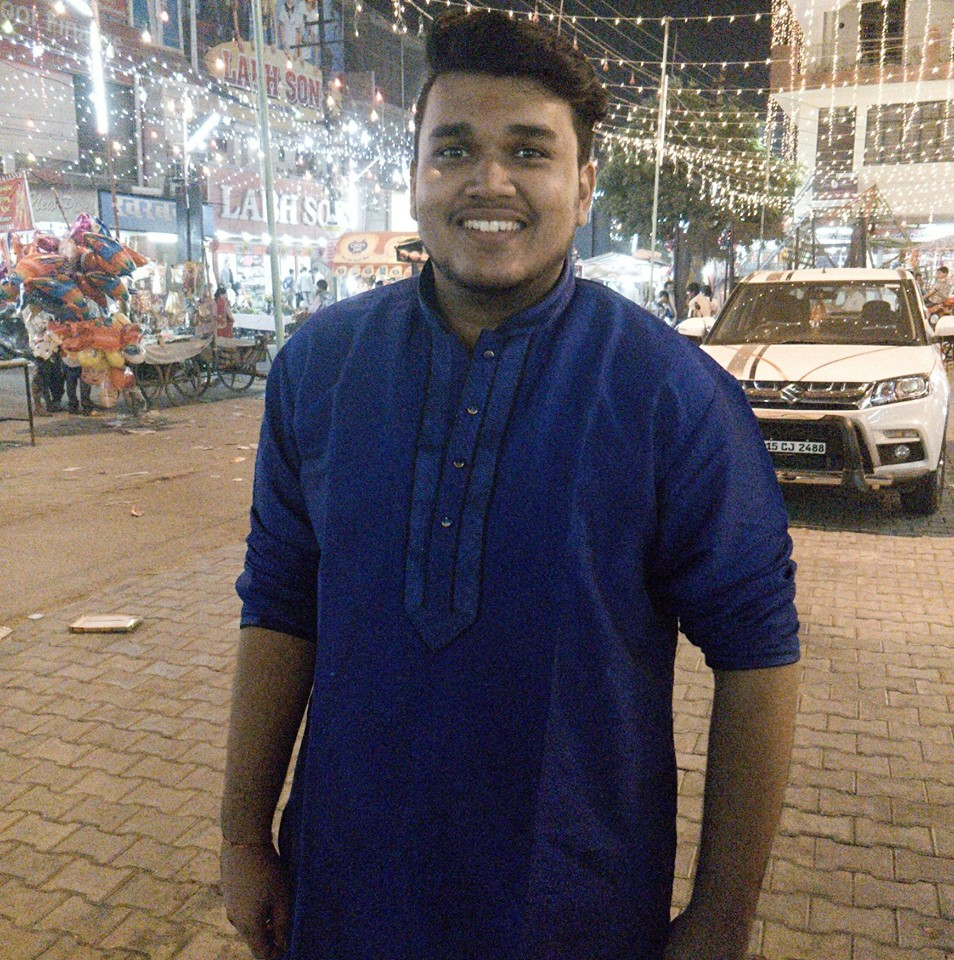
#> input picture images/achintya.jpg, 954 x 960 px
$ jupyter execute 'Face And Eye Detection.ipynb'
#> lines starting #> are read from the running program, lines starting #| are printed output that depends on the picture; after the words box and inside, x2 and y2 are one past the last pixel; in counts of white or black regions, pixels touching at a corner belong together
[cell 1]
import numpy as np
import cv2

face_classifer = cv2.CascadeClassifier('Haarcascades/haarcascade_frontalface_default.xml')

image = cv2.imread('images/achintya.jpg')
#> image is the input picture: shape (960, 954, 3); mean B, G, R 100.6, 100.6, 108.5
gray = cv2.cvtColor(image, cv2.COLOR_BGR2GRAY)
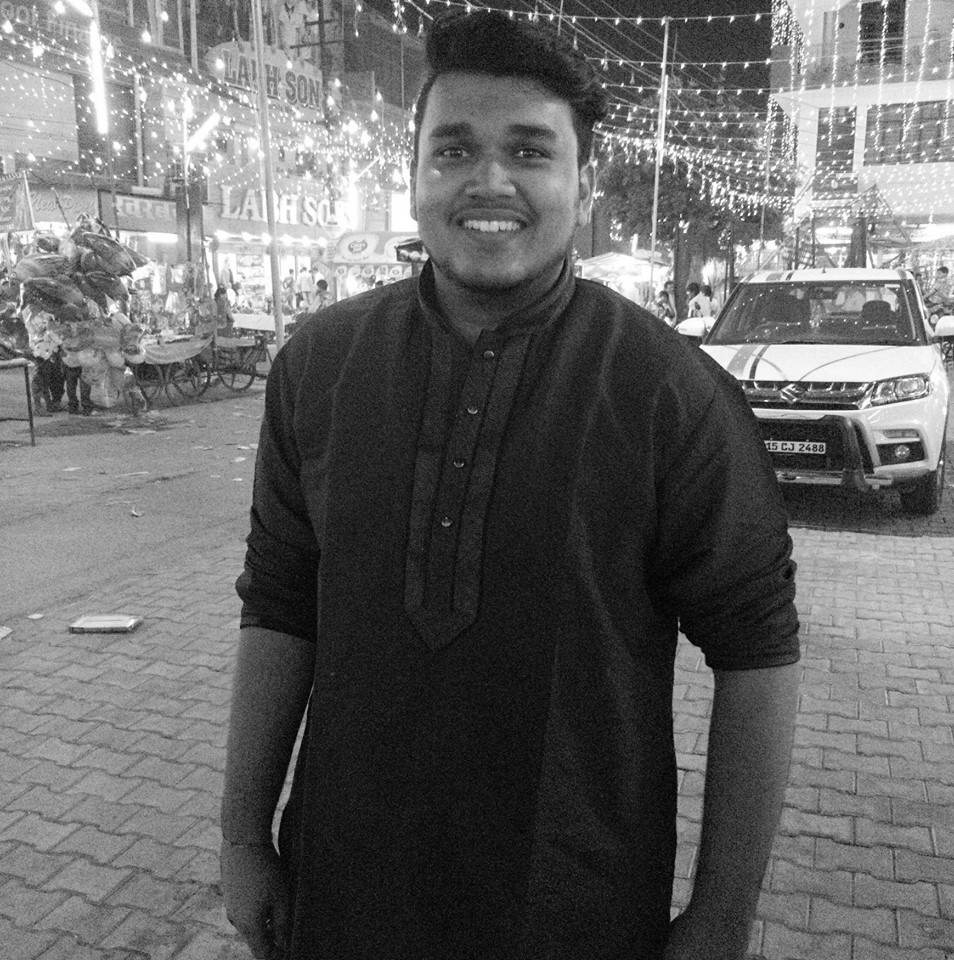
#> gray: shape (960, 954); min 0, max 255, mean 103

faces = face_classifer.detectMultiScale(gray, 1.3, 5)
#> faces = [[393, 72, 201, 201]]

if faces is ():
    print("No Faces Found")

for (x,y,w,h) in faces:
    cv2.rectangle(image, (x,y), (x+w,y+h), (127,0,255), 2)
    cv2.imshow('Face Detection', image)
    cv2.waitKey(0)
#> this loop made 1 pass
#> pass 1, `cv2.imshow('Face Detection', image)`:
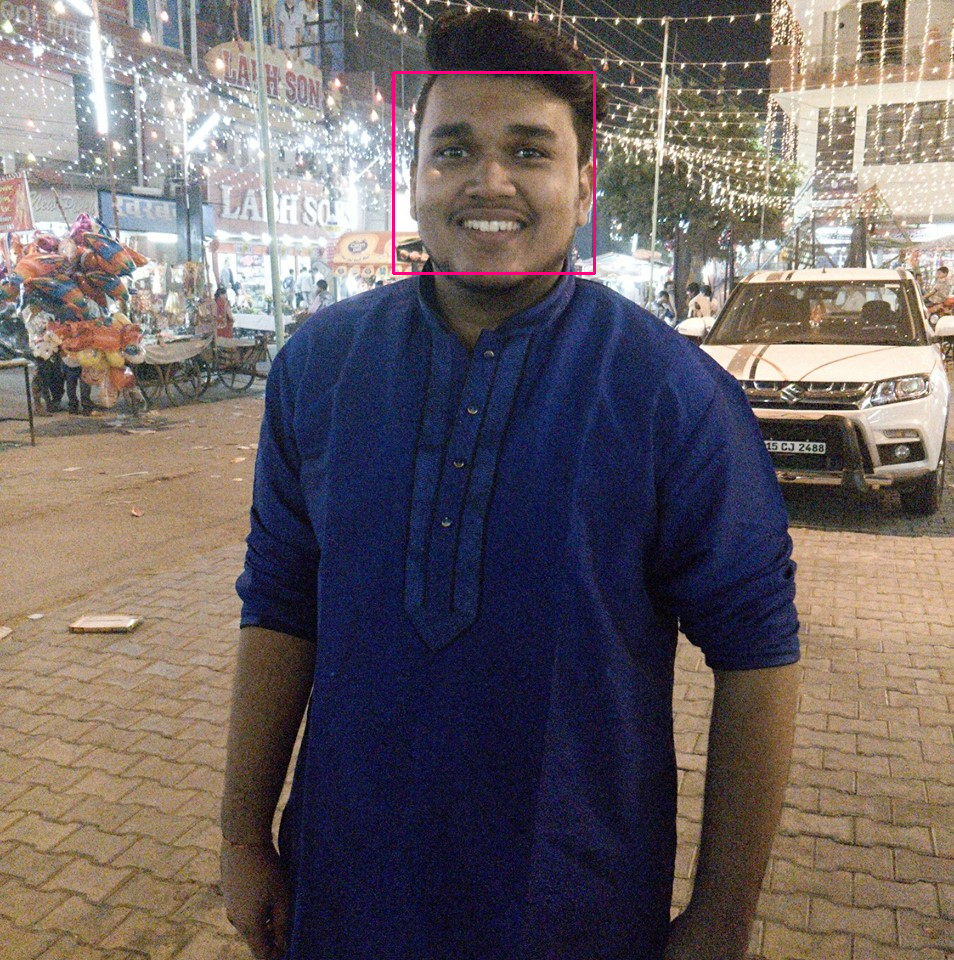
#> window 'Face Detection': shape (960, 954, 3); mean B, G, R 100.7, 100.3, 108.9

cv2.destroyAllWindows()

[cell 2]
import cv2
import numpy as np

face_classifer = cv2.CascadeClassifier('Haarcascades/haarcascade_frontalface_default.xml')
eye_classifier = cv2.CascadeClassifier('Haarcascades/haarcascade_eye.xml')

image = cv2.imread('images/achintya.jpg')
gray = cv2.cvtColor(image, cv2.COLOR_BGR2GRAY)

faces = face_classifer.detectMultiScale(gray, 1.3, 5)

if faces is ():
    print("No Faces Found")

for(x,y,w,h) in faces:
    cv2.rectangle(image, (x,y), (x+w,y+h), (127,0,255), 2)
    cv2.imshow('Image', image)
    cv2.waitKey(0)
    roi_gray = gray[y:y+h, x:x+w]
    roi_color = image[y:y+h, x:x+w]
    eyes = eye_classifier.detectMultiScale(roi_gray)
    for (ex,ey,ew,eh) in eyes:
        cv2.rectangle(roi_color,(ex,ey),(ex+ew,ey+eh),(255,255,0),2)
        cv2.imshow('Image',image)
        cv2.waitKey(0)
#> this loop made 1 pass
#> (x, y, w, h, eyes) on pass 1: (393, 72, 201, 201, [[111, 57, 47, 47], [36, 56, 49, 49]])
#> pass 1, `roi_gray = gray[y:y+h, x:x+w]`:
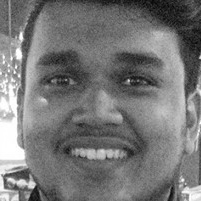
#> roi_gray: shape (201, 201); min 5, max 255, mean 118.6
#> pass 1, `roi_color = image[y:y+h, x:x+w]`:
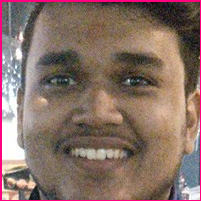
#> roi_color: shape (201, 201, 3); mean B, G, R 102.5, 111.8, 135
#> pass 1, `cv2.imshow('Image',image)`:
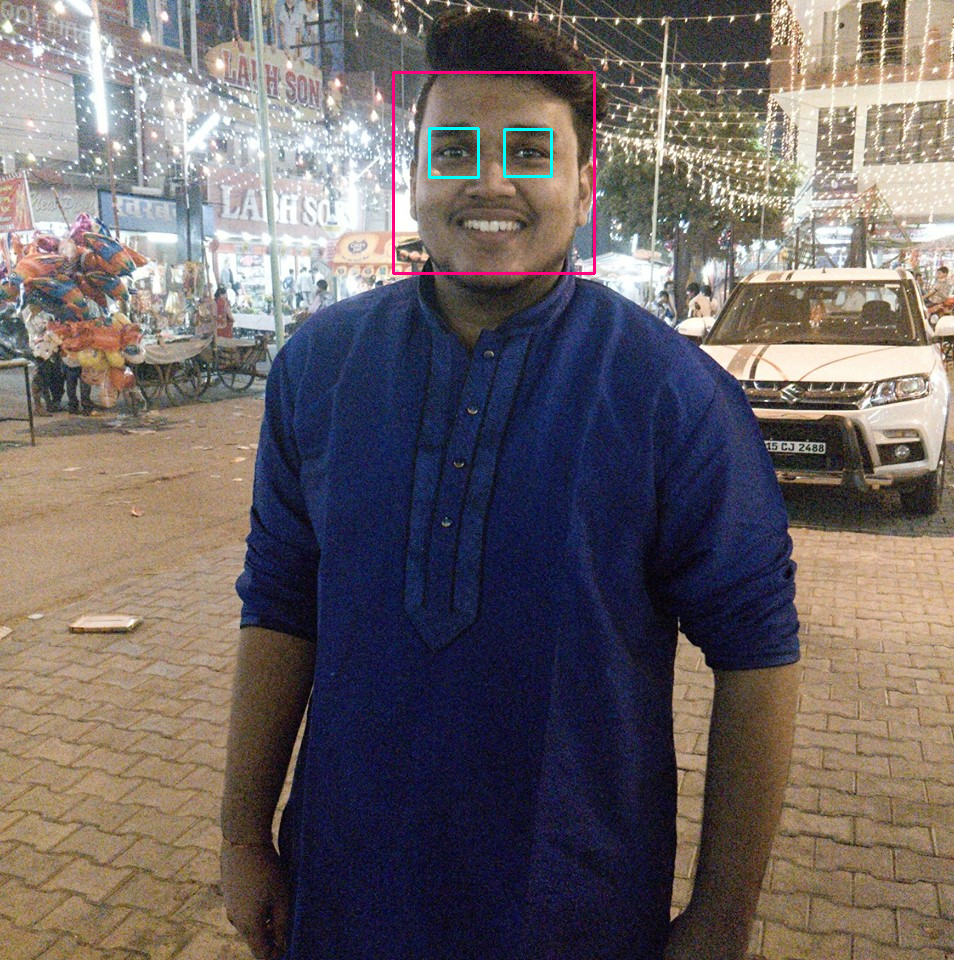
#> window 'Image': shape (960, 954, 3); mean B, G, R 100.9, 100.5, 108.7
#> after the loop:
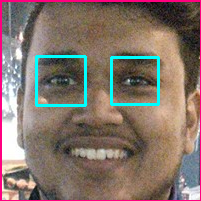
#> roi_color: shape (201, 201, 3); 2.83% of pixels changed, all inside (x1, y1, x2, y2) = (35, 55, 160, 107)

cv2.destroyAllWindows()

$ run again, with images/Trump.jpg copied over images/achintya.jpg
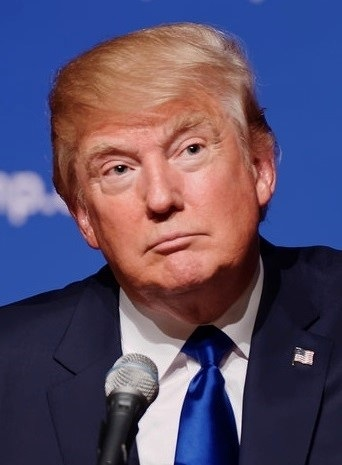
#> input picture images/Trump.jpg, 342 x 465 px
#> image is the input picture: shape (465, 342, 3); mean B, G, R 104.9, 77.8, 89.5
#> `gray = cv2.cvtColor(image, cv2.COLOR_BGR2GRAY)`:
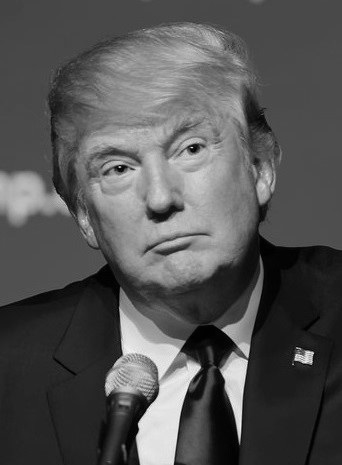
#> gray: shape (465, 342); min 0, max 252, mean 84.4
#> faces = [[53, 70, 215, 215]]
#> the loop `for (x,y,w,h) in faces:` made 1 pass
#> the loop `for(x,y,w,h) in faces:` made 1 pass
#> (x, y, w, h, eyes) on pass 1: (53, 70, 215, 215, [[54, 86, 25, 25], [114, 57, 43, 43], [43, 72, 48, 48]])
#> after the loop `for(x,y,w,h) in faces:`:
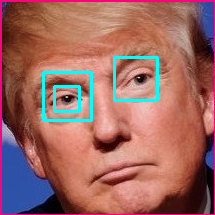
#> roi_color: shape (215, 215, 3); mean B, G, R 98.3, 103.6, 157.4
